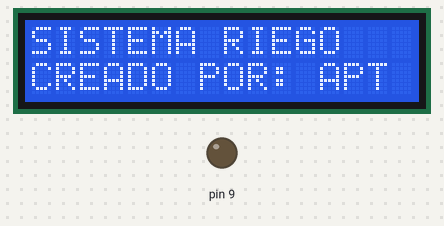
Bench run of a sketch on a simulated Arduino Uno, built with avr-gcc and run on an emulated ATmega328P. Shown: 16×2 character LCD, output pins drawn as LEDs (lit = HIGH). WiFi joins after 1.5 s; servers stay silent unless stated; uploads are accepted with an empty reply; the local clock reads 2024-03-15 10:24:30 at power-on unless the sketch sets it; what the sketch prints to the serial monitor is not drawn.

Above: at 0.1 s.
At 5.1 s:
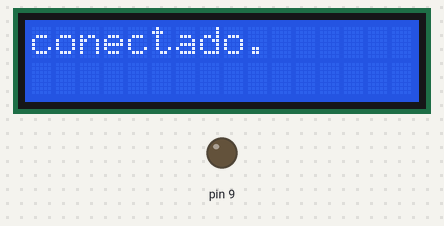
At 8.1 s:
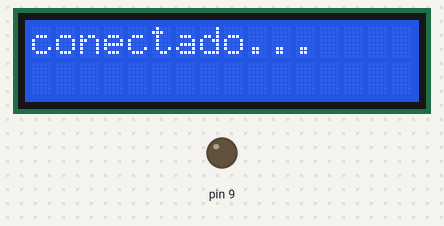
At 11.1 s:
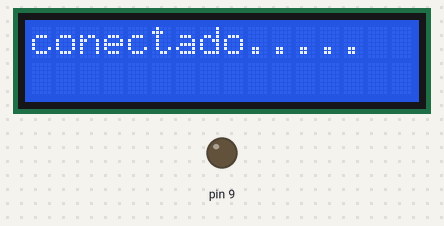
At 15.6 s:
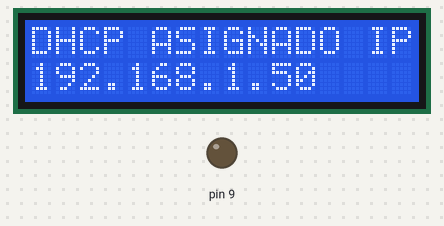

Measured:
- what the display in image 4 shows lasts 5.0 s, from 15.6 s to 20.6 s

The sketch:

Cordinador.ino
```cpp
/*Cordinador o Nodo Central*/
/*Library*/
#include <SPI.h>
#include <Ethernet.h>
#include <Wire.h>
#include <RTClib.h>
#include  <LiquidCrystal.h>

/*Inicialización library*/
RTC_DS3231 rtc;
LiquidCrystal lcd(2, 3, 4, 5, 6, 7);

/*Variables Ethernet*/
byte mac[] = {
  0xDE, 0xAD, 0xBE, 0xEF, 0xFE, 0xED
};
IPAddress ip(192, 168, 1, 177);
EthernetClient client;

/*Servidor host*/
char server[] = "automatizacion-riego.herokuapp.com";

/*Variables Climatologicas*/
int humedad_suelo_nodoA = 0;
int humedad_relativa_A = 0;
int temperatura_A = 0;
int humedad_suelo_nodoB = 0;
boolean conexion = false;
/*Trama*/
String estado = "OFF";
char c;
const char separator = ',';
int data[5];

/*Variables Reloj*/
String fecha_actual;
String hora_actual;
unsigned long lastConnectionTime = 0;           // last time you connected to the server, in milliseconds
const unsigned long postingInterval = 10 * 1000; // delay between updates, in milliseconds

void setup() {
  Serial.print(hora_actual);
  Serial.begin(9600);
  lcd.begin(16, 2);
  CargarSistema();
  if (Ethernet.begin(mac) == 0) {
    lcd.print("Fallo conexión DHCP");
    delay(1000);
    lcd.clear();
  } else {
    lcd.print("DHCP ASIGNADO IP ");
    lcd.setCursor(0, 1);
    lcd.print(Ethernet.localIP());
    delay(5000);
    lcd.clear();
  }
  if (!rtc.begin()) {
    lcd.print("Modulo rtc no encontrado");
    delay(1000);
    lcd.clear();
  }
  rtc.adjust(DateTime(__DATE__, __TIME__));
  lcd.clear();
  delay(1000);
  // httpRequest();
  pinMode(9, OUTPUT);
}

void loop() {
  Reloj();
  //Metodos
  leerDatosSensores();
  leerDatosServidor();
  if (millis() - lastConnectionTime > postingInterval) {
    httpRequest();
  }
  c = "";
}

void imprimir(int hsA, int hsB, int hR, int t) {

  int tem_1 = (hsA * 10) / 100;
  int tem_2 = (hsB * 10) / 100;
  lcd.print("HSA:" + String(tem_1) + "% HSB:" + String(tem_2) + "%");
  lcd.setCursor(0, 1);
  lcd.print("HR:" + String(hR) + "% T:" + String(t) + "C " + estado);

}

// Este metodo realiza una conexión HTTP al servidor:
void httpRequest() {

  client.stop();
  if (client.connect(server, 80)) {
    Serial.println("connecting...");
    client.print("GET /ActivacionRiego/conectar/?");
    client.print("humedad_suelo_nodoA=");
    client.print(humedad_suelo_nodoA);
    client.print("&humedad_suelo_nodoB=");
    client.print(humedad_suelo_nodoB);
    client.print("&humedad_relativa_A=");
    client.print(humedad_relativa_A);
    client.print("&temperatura_A=");
    client.print(temperatura_A);
    client.print("&fecha_actual=");
    client.print(fecha_actual);
    client.print("&hora_actual=");
    client.print(hora_actual);
    client.println(" HTTP/1.0");
    client.println("Host: automatizacion-riego.herokuapp.com");
    client.println("Connection: close");
    client.println();

    // note the time that the connection was made:
    lastConnectionTime = millis();
  } else {
    lcd.clear();
    lcd.setCursor(4, 0);
    lcd.print("No existen");
    lcd.setCursor(0, 1);
    lcd.print("Conexion Ethernet");
    delay(1000);
  }


}
/*Este metodo recive datos enviados por el servidor servidor*/
void leerDatosServidor() {
  if (client.available()) {
    if (client.available()) {
      c = client.read(); // Leemos los caracteres de uno en uno
      if (c == '#') {
        estado = "ON";
        Serial.print("Activas si entramos");
        digitalWrite(9, HIGH);
        lcd.clear();
      }

      if (c == '*') {
        Serial.println("Desactivar Manual");
        estado = "OFF";
        digitalWrite(9, LOW);
        lcd.clear();
      }
    }
  }
}

/*Este metodo recive las lecturas de datos de los Nodo A y B*/
void leerDatosSensores() {

  if (Serial.available() > 0) {
    // read the incoming byte:
    String datos = Serial.readString();
    Serial.println(datos);
    conexion = true;
    for (int i = 0; i < 4 ; i++)
    {
      int index = datos.indexOf(separator);
      data[i] = datos.substring(0, index).toInt();
      datos = datos.substring(index + 1);
    }
    delay(50);
    if (data[0] == 1) {
      humedad_suelo_nodoA = data[1];
      humedad_relativa_A = data[2];
      temperatura_A = data[3];

    } else if (data[0] == 2) {
      humedad_suelo_nodoB = data[1];

    }
    imprimir(humedad_suelo_nodoA, humedad_suelo_nodoB, humedad_relativa_A, temperatura_A);
    delay(50);

  }
}
/*Este metodo sirve para el reloj del sistema*/
void Reloj() {

  DateTime fecha = rtc.now();
  fecha_actual = String(fecha.year()) + "-" + String(fecha.month()) + "-" + String(fecha.day());
  hora_actual = String(fecha.hour()) + ":" + String(fecha.minute()) + ":" + String(fecha.second());

}

/*Mensaje de inicialización sistema*/
void CargarSistema() {
  lcd.print("SISTEMA RIEGO");
  lcd.setCursor(0, 1);
  lcd.print("CREADO POR: APT");
  delay(5000);
  lcd.clear();
  lcd.print("conectado.");
  delay(1500);
  lcd.clear();
  lcd.print("conectado..");
  delay(1500);
  lcd.clear();
  lcd.print("conectado...");
  delay(1500);
  lcd.clear();
  lcd.print("conectado....");
  delay(1500);
  lcd.clear();
  lcd.print("conectado.....");
  delay(1500);
  lcd.clear();
  lcd.print("conectado......");
  delay(1500);
  lcd.clear();
}
```
